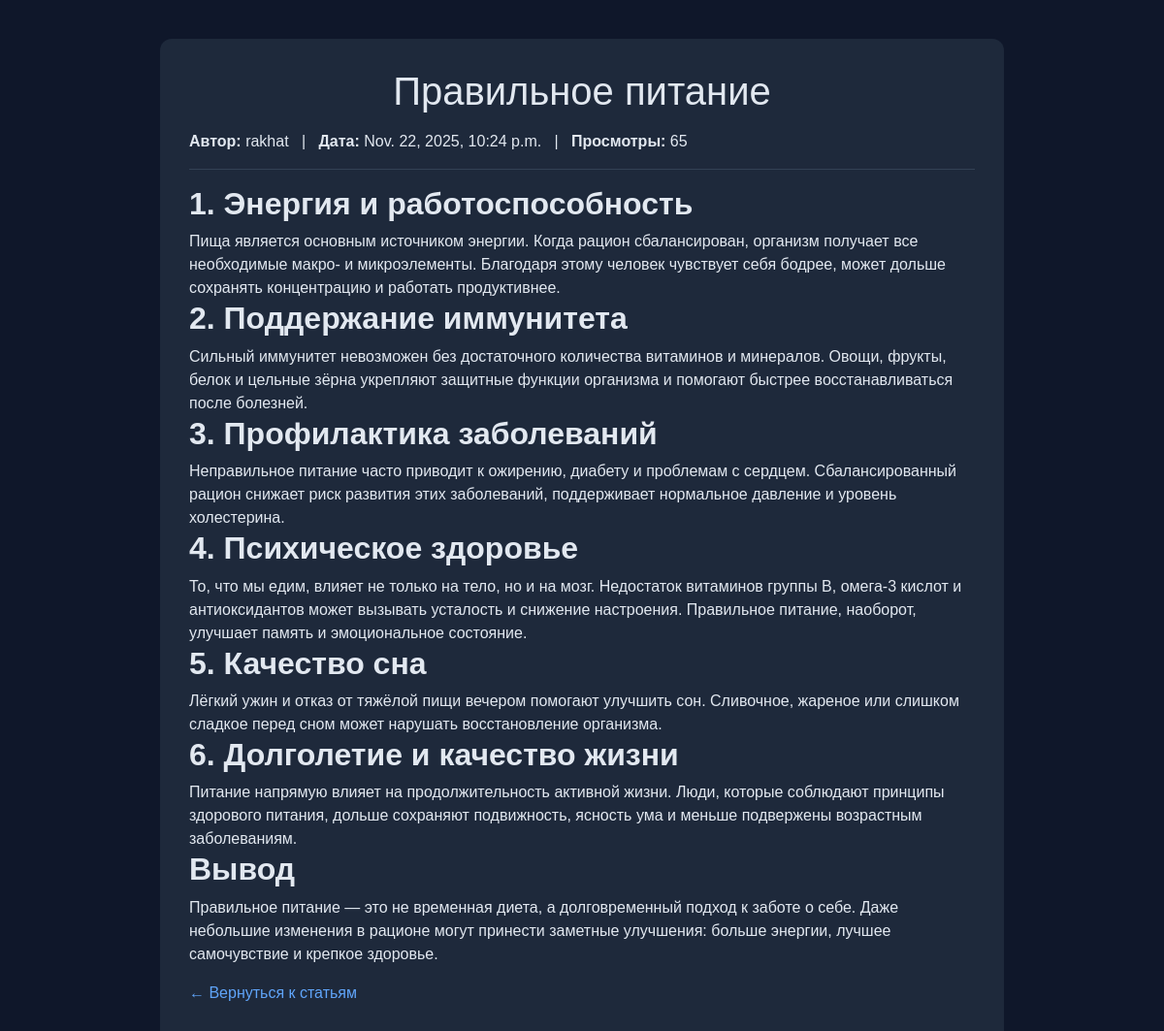
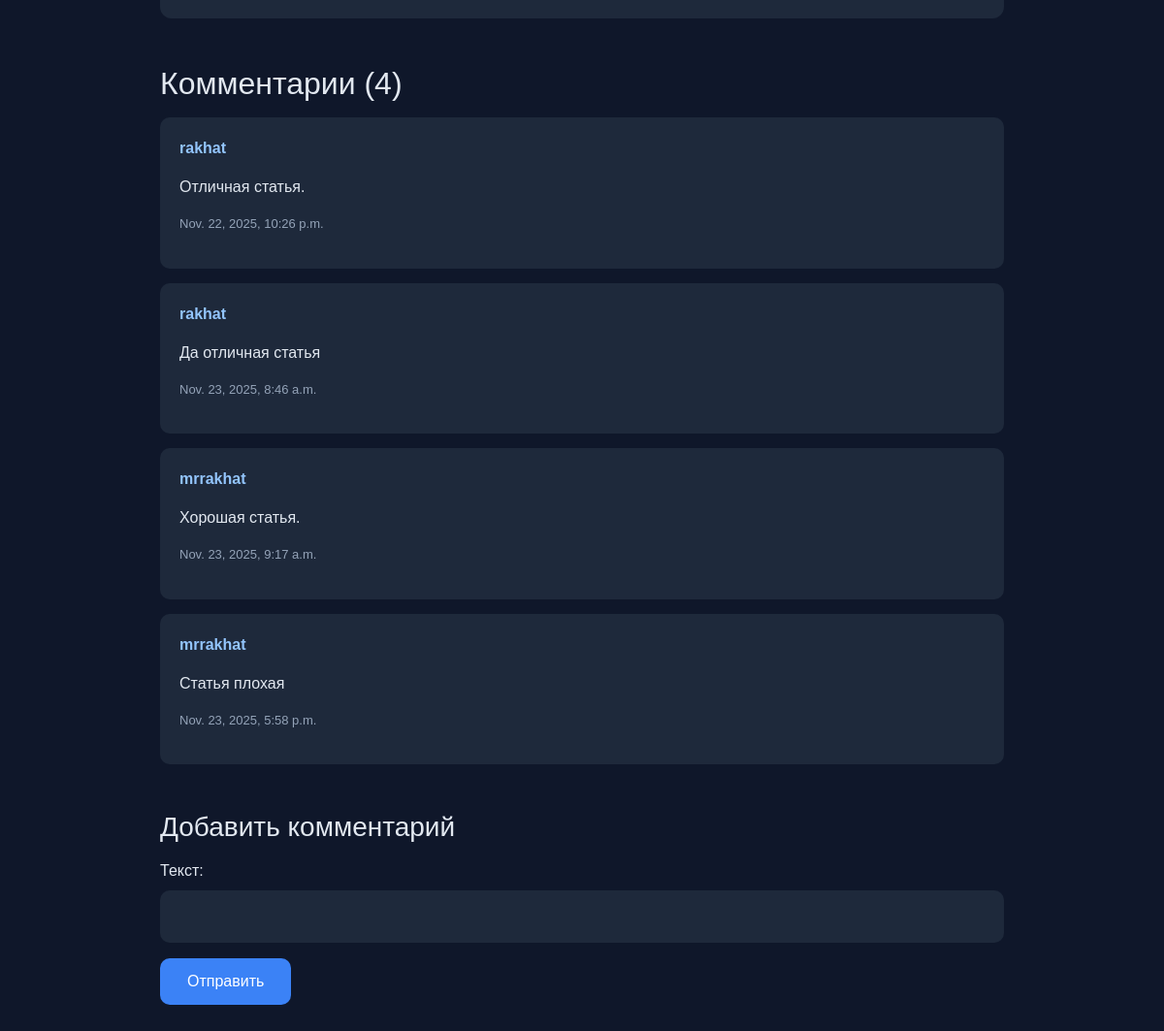
The page /full_article/9 on the database its author committed (2 pictures, top to bottom).
### blogApp/models.py (models this page shows, shortened)
class Article(models.Model):
    title = models.CharField(max_length=100)
    text = models.TextField(max_length=5000)
    date_created = models.DateTimeField(auto_now_add=True)
    author = models.ForeignKey(User, on_delete=models.CASCADE)
    views = models.IntegerField(default=0)

class Comment(models.Model):
    text = models.CharField(max_length=150)
    article = models.ForeignKey(Article, on_delete=models.CASCADE, related_name='comments')
    author = models.ForeignKey(User, on_delete=models.CASCADE)
    date_created = models.DateTimeField(auto_now_add=True)

### blogApp/views.py (the view)
# urls.py: path('full_article/<int:pk>', views.full_article, name='full_article'),
def full_article(request, pk):
    article = get_object_or_404(Article, pk=pk)
    form = CommentForm()
    if request.user.is_authenticated and request.user != article.author:
        article.views += 1
        article.save(update_fields=['views'])
    comments = article.comments.all()
    if request.method == 'POST':
        if not request.user.is_authenticated:
            messages.error(request, 'Вы должны быть авторизованы, чтобы написать комментарий', extra_tags='danger')
            return redirect('full_article', pk=article.pk)
        else:
            form = CommentForm(request.POST)
            if form.is_valid():
                comment = form.save(commit=False)
                comment.article = article
                comment.author = request.user
                comment.save()
                return redirect('full_article', pk=article.pk)
    else:
        form = CommentForm()
    return render(request, 'full_article.html', {'article': article, 'comments': comments, 'form': form, 'views': article.views})

### blogApp/forms.py
class CommentForm(forms.ModelForm):
    class Meta:
        model = Comment
        fields = ['text']
        labels = {
            'text': 'Текст'
        }

### blogApp/templates/full_article.html (shortened to what this page needs)
<!DOCTYPE html>
<html lang="ru">
<head>
    <link rel="stylesheet"
          href="https://cdn.jsdelivr.net/npm/bootstrap@4.4.1/dist/css/bootstrap.min.css">
</head>
<body>
<div class="container">
    <div class="article-box">
        <h1 class="text-center">{{ article.title }}</h1>
        <p class="mt-3">
            <strong>Автор:</strong> {{ article.author }}
            &nbsp;&nbsp;|&nbsp;&nbsp;
            <strong>Дата:</strong> {{ article.date_created }}
            &nbsp;&nbsp;|&nbsp;&nbsp;
            <strong>Просмотры:</strong> {{ views }}
        </p>
        <hr>
        <p>{{ article.text|safe }}</p>
        <p>
            <a href="{% url 'all_articles' %}">← Вернуться к статьям</a>
        </p>
    </div>
    <h2 class="mt-5 mb-3">Комментарии ({{ comments.count }})</h2>
    {% for comment in comments %}
        <div class="comment-box">
            <p class="comment-author">{{ comment.author }}</p>
            <p>{{ comment.text }}</p>
            <p class="comment-date">{{ comment.date_created }}</p>
        </div>
    {% endfor %}
    <h3 class="mt-5">Добавить комментарий</h3>
    <form method="post" class="mt-3">
        {{ form.as_p }}
        <button type="submit">Отправить</button>
    </form>
</div>
</body>
</html>

### blogApp/templates/full_article.html (style rules this page uses)
body { background-color: #0f172a; color: #e2e8f0; font-family: sans-serif; padding-bottom: 50px; }
.container { margin-top: 40px; max-width: 900px; }
.article-box { background-color: #1e293b; padding: 30px; border-radius: 12px; margin-bottom: 30px; }
.comment-box { background-color: #1e293b; padding: 20px; border-radius: 10px; margin-bottom: 15px; }
.comment-author { font-weight: bold; color: #93c5fd; }
.comment-date { font-size: 13px; color: #94a3b8; }
hr { border-color: #334155; }
input, textarea { background-color: #1e293b !important; border: none !important; color: white !important; padding: 15px !important; border-radius: 10px !important; width: 100%; }
button { background-color: #3b82f6; color: white; border: none; padding: 12px 28px; border-radius: 10px; cursor: pointer; font-size: 16px; }
a { color: #60a5fa; }

### rows shown on the page
Article: title "Правильное питание", author "rakhat", date_created "Nov. 22, 2025, 10:24 p.m.", text "1. Энергия и работоспособность Пища является основным источником энергии. Когда рацион сбалансирован, организм получает все необходимые макро- и микроэлементы. Благодаря этому человек чувствует себя бодрее, может дольше сохранять концентрацию и работать продуктивнее. 2. Поддержание иммунитета Сильный иммунитет невозможен без достаточного количества витаминов и минералов. Овощи, фрукты, белок и цельные зёрна укрепляют защитные функции организма и помогают быстрее восстанавливаться после болезней. 3. Профилактика заболеваний Неправильное питание часто приводит к ожирению, диабету и проблемам с сердцем. Сбалансированный рацион снижает риск развития этих заболеваний, поддерживает нормальное…", count "4"
Comment: author "rakhat", text "Отличная статья.", date_created "Nov. 22, 2025, 10:26 p.m."
Comment: author "rakhat", text "Да отличная статья", date_created "Nov. 23, 2025, 8:46 a.m."
Comment: author "mrrakhat", text "Хорошая статья.", date_created "Nov. 23, 2025, 9:17 a.m."
Comment: author "mrrakhat", text "Статья плохая", date_created "Nov. 23, 2025, 5:58 p.m."

### other values the page prints
{{ views }} "65"
